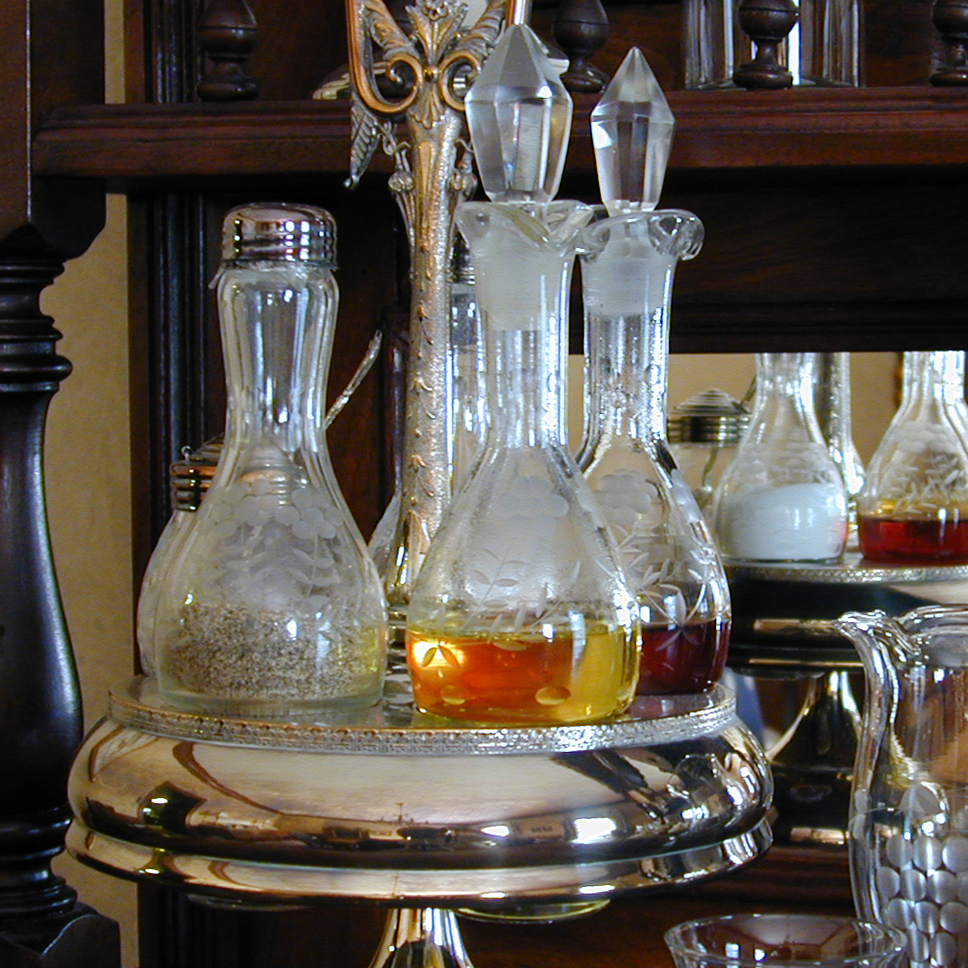
#> input picture original_image/Fig0637(a)(caster_stand_original).tif, 968 x 968 px
$ python '色彩直方图均衡化.py'
#> lines starting #> are read from the running program, lines starting #| are printed output that depends on the picture; after the words box and inside, x2 and y2 are one past the last pixel; in counts of white or black regions, pixels touching at a corner belong together
#> further down, original_image is the input picture: shape (968, 968, 3); mean R, G, B 91.8, 84.8, 76.7
import numpy as np
import imageio.v2 as imageio
import matplotlib.pyplot as plt
import os
import warnings
import matplotlib.gridspec as gridspec


def rgb_to_hsi(rgb_image):
    img_float = rgb_image.astype(float) / 255.0
    R, G, B = img_float[:, :, 0], img_float[:, :, 1], img_float[:, :, 2]
    H = np.zeros_like(R)
    S = np.zeros_like(R)
    I = (R + G + B) / 3.0
    min_rgb = np.minimum(np.minimum(R, G), B)
    with warnings.catch_warnings():
        warnings.simplefilter("ignore", RuntimeWarning)
        S = 1 - (3.0 / (R + G + B + 1e-6)) * min_rgb
    num = 0.5 * ((R - G) + (R - B))
    den = np.sqrt((R - G) ** 2 + (R - B) * (G - B))
    with warnings.catch_warnings():
        warnings.simplefilter("ignore", RuntimeWarning)
        theta = np.arccos(np.clip(num / (den + 1e-6), -1, 1))
    theta = np.degrees(theta)
    H[B <= G] = theta[B <= G]
    H[B > G] = 360 - theta[B > G]
    H[S == 0] = 0
    hsi_image = np.stack([H, S, I], axis=2)
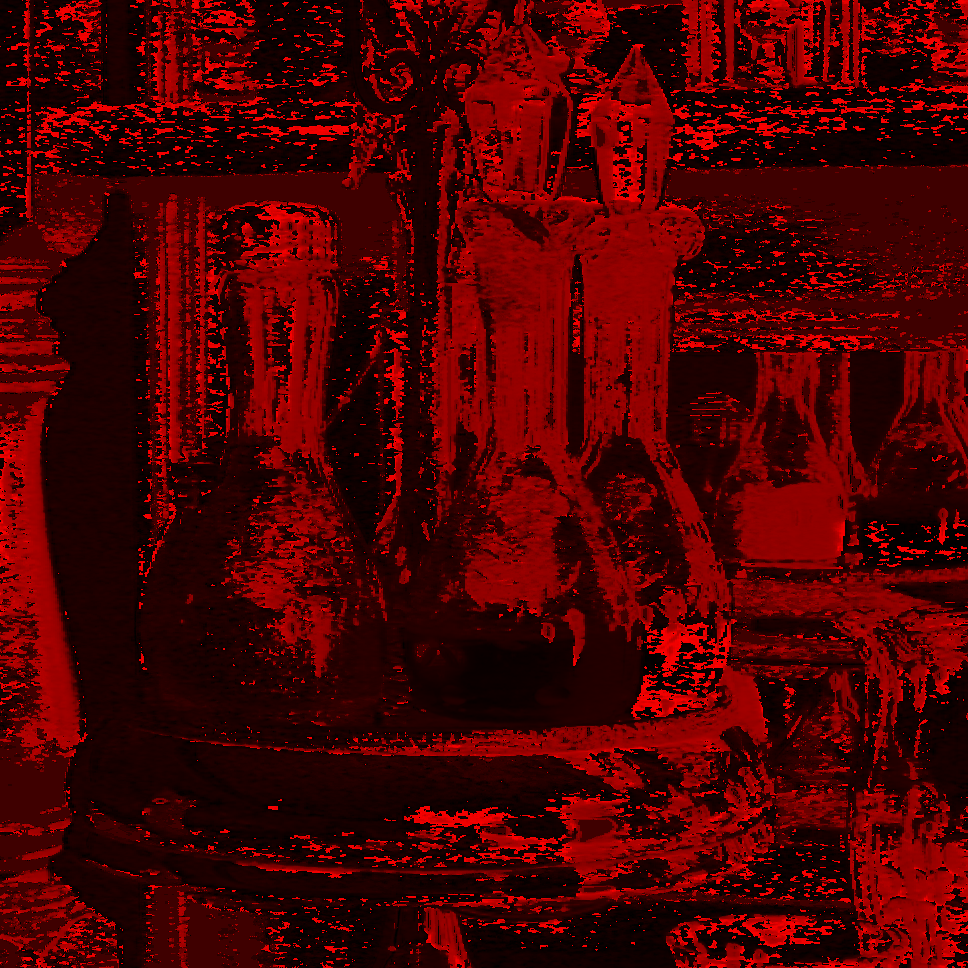
#> hsi_image: shape (968, 968, 3) float64; mean of channels 0, 1, 2 106.5, 0.2, 0.3; drawn with min black and max white
    return hsi_image


def hsi_to_rgb(hsi_image):
    H, S, I = hsi_image[:, :, 0], hsi_image[:, :, 1], hsi_image[:, :, 2]
    R, G, B = np.zeros_like(H), np.zeros_like(H), np.zeros_like(H)
    idx = (H >= 0) & (H < 120)
    B[idx] = I[idx] * (1 - S[idx])
    R[idx] = I[idx] * (1 + (S[idx] * np.cos(np.radians(H[idx]))) / np.cos(np.radians(60 - H[idx])))
    G[idx] = 3 * I[idx] - (R[idx] + B[idx])
    idx = (H >= 120) & (H < 240)
    H_prime = H[idx] - 120
    R[idx] = I[idx] * (1 - S[idx])
    G[idx] = I[idx] * (1 + (S[idx] * np.cos(np.radians(H_prime))) / np.cos(np.radians(60 - H_prime)))
    B[idx] = 3 * I[idx] - (R[idx] + G[idx])
    idx = (H >= 240) & (H < 360)
    H_prime = H[idx] - 240
    G[idx] = I[idx] * (1 - S[idx])
    B[idx] = I[idx] * (1 + (S[idx] * np.cos(np.radians(H_prime))) / np.cos(np.radians(60 - H_prime)))
    R[idx] = 3 * I[idx] - (G[idx] + B[idx])
    rgb_image = np.stack([R, G, B], axis=2)
    rgb_image = np.clip(rgb_image * 255, 0, 255).astype(np.uint8)
    return rgb_image


def histogram_equalization(intensity_channel):
    I_uint8 = np.clip(intensity_channel * 255, 0, 255).astype(np.uint8)
    hist, _ = np.histogram(I_uint8.flatten(), 256, [0, 256])
#> hist = 256 values, max 18491 at index 10, min 81 at index 0, mean 3660.2
    cdf = hist.cumsum()
#> cdf = 256 values from 81 to 937024
    cdf_m = np.ma.masked_equal(cdf, 0)
    cdf_m = (cdf_m - cdf_m.min()) * 255 / (cdf_m.max() - cdf_m.min())
    cdf = np.ma.filled(cdf_m, 0).astype('uint8')
#> cdf = 256 values from 0 to 255
    equalized_I_uint8 = cdf[I_uint8]
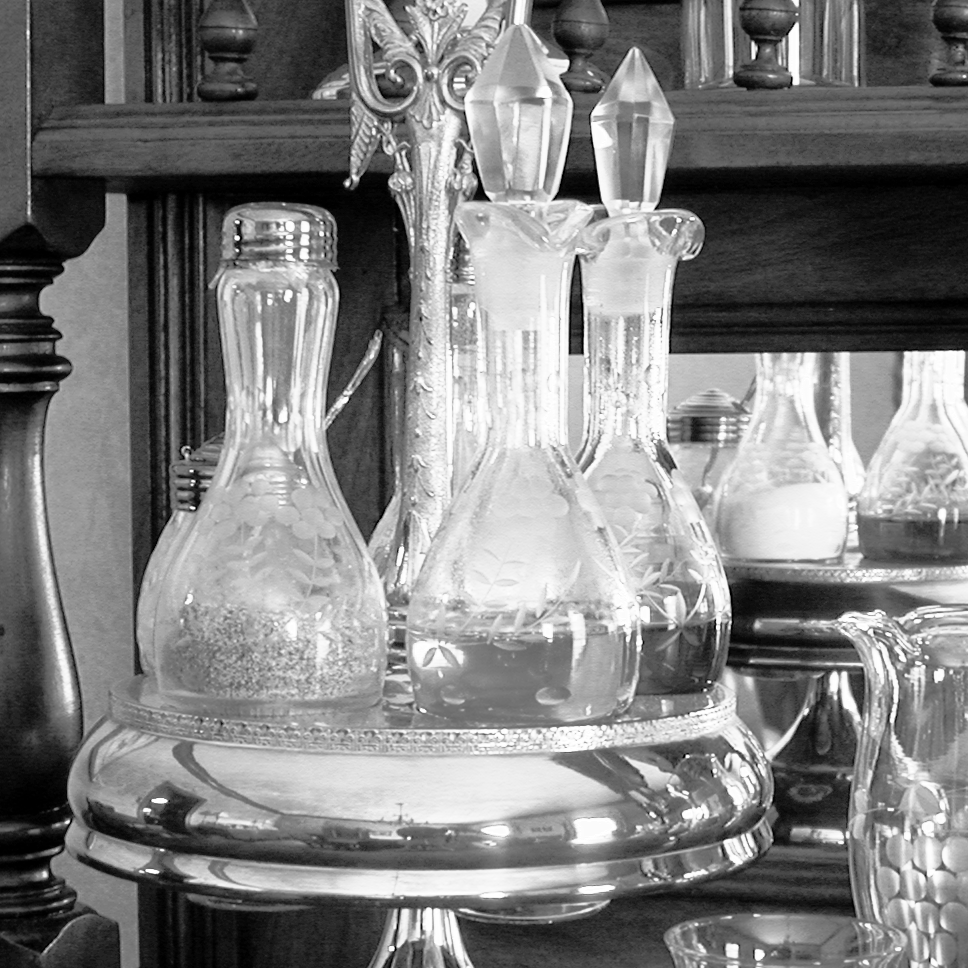
#> equalized_I_uint8: shape (968, 968); min 0, max 255, mean 127.8
    equalized_I_float = equalized_I_uint8.astype(float) / 255.0
    equalized_hist, _ = np.histogram(equalized_I_uint8.flatten(), 256, [0, 256])
#> equalized_hist = 256 values, max 18491 at index 22, min 0 at index 2, mean 3660.2
    transform_func = cdf / 255.0
#> transform_func = 256 values from 0 to 1
    return equalized_I_float, hist, equalized_hist, transform_func


def plot_panel_b(fig, spec, hist_orig, hist_eq, transform_func, median_orig, median_eq):
    gs_nested = gridspec.GridSpecFromSubplotSpec(2, 2, subplot_spec=spec, wspace=0.2, hspace=0.2)

    def style_ax(ax):
        ax.set_aspect('equal', adjustable='box')
        ax.set_xlim(0, 1)
        ax.set_ylim(0, 1)
        ticks = np.linspace(0, 1, 5)
        ax.set_xticks(ticks)
        ax.set_yticks(ticks)
        ax.set_xticklabels(['0', '', '', '', '1'])  # Added tick labels for grid
        ax.set_yticklabels(['0', '', '', '', '1'])  # Added tick labels for grid
        ax.grid(True, color='black', linewidth=0.75)
        ax.tick_params(length=0)

    ax_h = fig.add_subplot(gs_nested[0, 0])
    ax_h.plot([0, 1], [0, 1], 'k')
    ax_h.text(0.5, 0.5, 'H', ha='center', va='center', bbox={'facecolor': 'white', 'edgecolor': 'black'})
    style_ax(ax_h)

    ax_s = fig.add_subplot(gs_nested[0, 1])
    ax_s.plot([0, 1], [0, 1], 'k')
    ax_s.text(0.5, 0.5, 'S', ha='center', va='center', bbox={'facecolor': 'white', 'edgecolor': 'black'})
    style_ax(ax_s)

    ax_i = fig.add_subplot(gs_nested[1, 0])
    r = np.linspace(0, 1, 256)
    ax_i.plot(r, transform_func, 'k')
    ax_i.plot([median_orig, median_orig], [0, median_eq], 'k--')
    ax_i.plot([0, median_orig], [median_eq, median_eq], 'k--')
    ax_i.text(0.5, 0.5, 'I', ha='center', va='center', bbox={'facecolor': 'white', 'edgecolor': 'black'})
    style_ax(ax_i)
    # Specific labels for I plot
    ax_i.set_xticklabels(['0', '', '', '', '1'])
    ax_i.set_yticklabels(['0', '', '', '', '1'])
    ax_i.set_xlabel(f'{median_orig:.2f}', labelpad=-10)
    ax_i.set_ylabel(f'{median_eq:.2f}', labelpad=-10, rotation=0, ha='right')

    gs_hist = gridspec.GridSpecFromSubplotSpec(2, 1, subplot_spec=gs_nested[1, 1], hspace=0.1)
    ax_hist1 = fig.add_subplot(gs_hist[0])
    ax_hist2 = fig.add_subplot(gs_hist[1])
    ax_hist1.bar(range(256), hist_orig, color='black', width=1.0)
    ax_hist1.set_title(f'Before (median={median_orig:.2f})', fontsize=8)
    ax_hist2.bar(range(256), hist_eq, color='black', width=1.0)
    ax_hist2.set_title(f'After (median={median_eq:.2f})', fontsize=8)
    for ax in [ax_hist1, ax_hist2]:
        ax.set_yticks([])
        ax.set_xticks([])
        ax.set_xlim(0, 255)


if __name__ == "__main__":
    input_dir = "original_image"
    output_dir = "output_image"
    os.makedirs(output_dir, exist_ok=True)

    image_filename = "Fig0637(a)(caster_stand_original).tif"
    image_path = os.path.join(input_dir, image_filename)
    original_image = imageio.imread(image_path)
    base_name = os.path.splitext(image_filename)[0]

    hsi_orig = rgb_to_hsi(original_image)
    H_orig, S_orig, I_orig = hsi_orig[:, :, 0], hsi_orig[:, :, 1], hsi_orig[:, :, 2]

    I_eq, hist_orig, hist_eq, transform_func = histogram_equalization(I_orig)
#> hist_orig has the same summary as hist in histogram_equalization; hist_eq has the same summary as equalized_hist in histogram_equalization; transform_func = 256 values from 0 to 1
    hsi_c = np.stack([H_orig, S_orig, I_eq], axis=2)
    image_c = hsi_to_rgb(hsi_c)
#> in hsi_to_rgb, `idx = (H >= 0) & (H < 120)`:
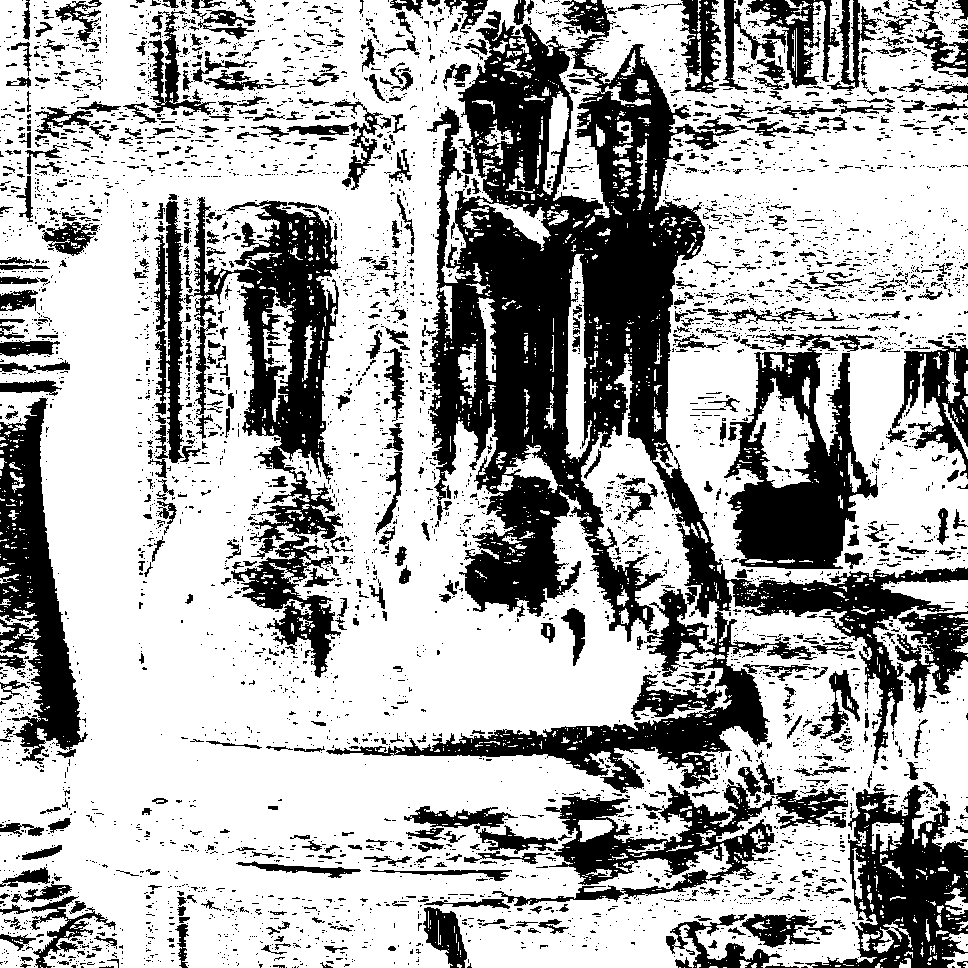
#> idx: shape (968, 968) bool; 67.5% white; 5106 black regions (4411 under 20 px), largest, box (x1, y1, x2, y2) and area: (326, 0, 968, 793) 116904, (184, 197, 343, 678) 25827, (724, 333, 878, 569) 17393
#> in hsi_to_rgb, `idx = (H >= 120) & (H < 240)`: idx: shape (968, 968) bool; 20.7% white; 3176 white regions (2815 under 20 px), largest, box (x1, y1, x2, y2) and area: (430, 16, 732, 642) 77604, (724, 352, 878, 569) 16062, (218, 249, 341, 477) 10716
#> in hsi_to_rgb, `idx = (H >= 240) & (H < 360)`: idx: shape (968, 968) bool; 11.9% white; 7595 white regions (6654 under 20 px), largest, box (x1, y1, x2, y2) and area: (0, 421, 42, 616) 3688, (644, 619, 737, 677) 2112, (404, 806, 558, 854) 1892
#> in hsi_to_rgb, `G[idx] = I[idx] * (1 - S[idx])`: G: shape (968, 968) float64; min 0, max 1.19, mean 0.501
#> in hsi_to_rgb, `B[idx] = I[idx] * (1 + (S[idx] * np.cos(np.radians(H_prime))) / np.cos..`: B: shape (968, 968) float64; min 0, max 1.28, mean 0.444
#> in hsi_to_rgb, `R[idx] = 3 * I[idx] - (G[idx] + B[idx])`: R: shape (968, 968) float64; min 0, max 1.42, mean 0.559

    S_d_pre = S_orig ** 0.75
    I_d_pre = I_orig ** 0.75
    I_d_eq, _, _, _ = histogram_equalization(I_d_pre)
    hsi_d = np.stack([H_orig, S_d_pre, I_d_eq], axis=2)
    image_d = hsi_to_rgb(hsi_d)
#> in hsi_to_rgb (call 2), `G[idx] = I[idx] * (1 - S[idx])`: G: shape (968, 968) float64; min 0, max 1.23, mean 0.501
#> in hsi_to_rgb (call 2), `B[idx] = I[idx] * (1 + (S[idx] * np.cos(np.radians(H_prime))) / np.cos..`: B: shape (968, 968) float64; min 0, max 1.41, mean 0.432
#> in hsi_to_rgb (call 2), `R[idx] = 3 * I[idx] - (G[idx] + B[idx])`:
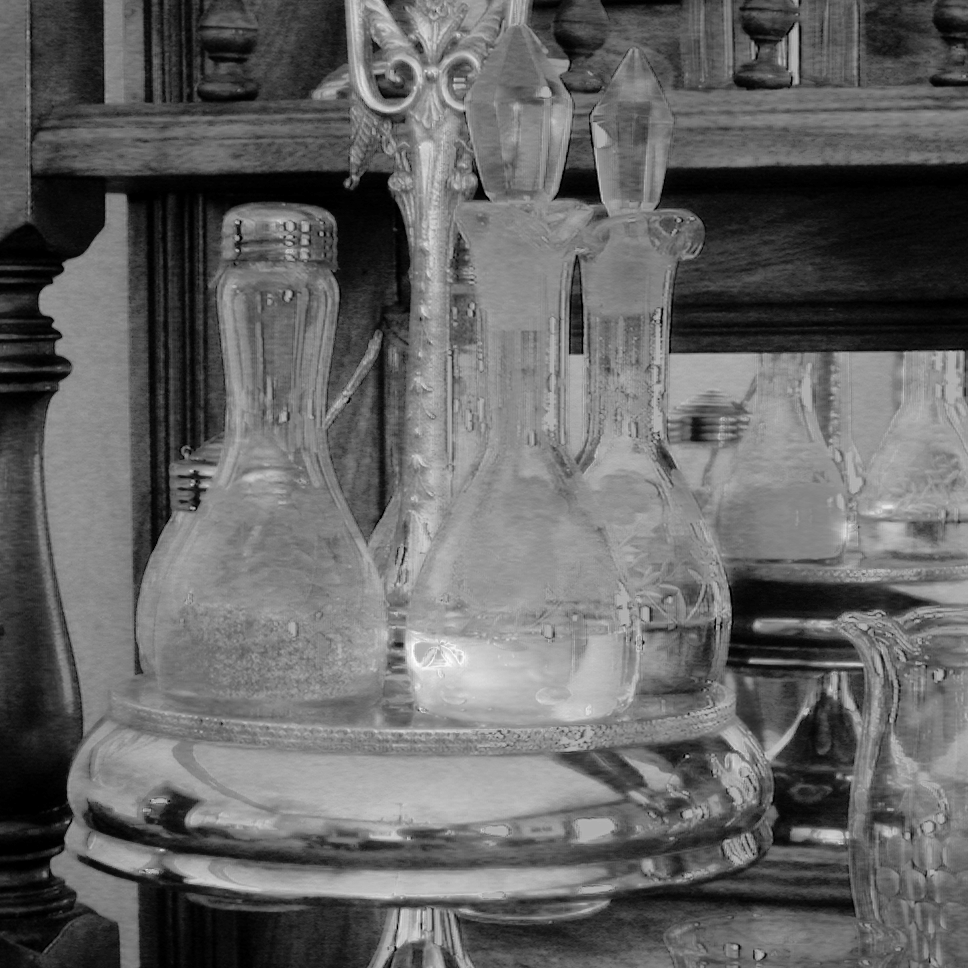
#> R: shape (968, 968) float64; min 0, max 1.43, mean 0.569; drawn with min black and max white

    fig = plt.figure(figsize=(10, 10))
    # Increased hspace to create more vertical separation between rows
    gs_main = gridspec.GridSpec(2, 2, figure=fig, wspace=0.05, hspace=0.3)
    fig.suptitle(f'HSI Histogram Equalization (Fig 6.35) - {image_filename}', fontsize=16)

    ax_a = fig.add_subplot(gs_main[0, 0])
    ax_a.imshow(original_image)
    ax_a.set_title('a) Original Image')
    ax_a.axis('off')

    median_orig = np.median(I_orig)
#> median_orig = 0.312
    median_eq = np.median(I_eq)
#> median_eq = 0.498
    plot_panel_b(fig, gs_main[0, 1], hist_orig, hist_eq, transform_func, median_orig, median_eq)
    ax_b_title = fig.add_subplot(gs_main[0, 1])
    ax_b_title.set_title('b) Transformations and Histograms')
    ax_b_title.axis('off')

    ax_c = fig.add_subplot(gs_main[1, 0])
    ax_c.imshow(image_c)
    ax_c.set_title('c) Intensity Equalized')
    ax_c.axis('off')

    ax_d = fig.add_subplot(gs_main[1, 1])
    ax_d.imshow(image_d)
    ax_d.set_title('d) Sat. & Int. Adjusted, then Int. Equalized')
    ax_d.axis('off')

    plt.tight_layout(rect=[0, 0.03, 1, 0.95])

    combined_output_path = os.path.join(output_dir, f"{base_name}_hsi_equalization_results.png")
    plt.savefig(combined_output_path, bbox_inches='tight')
    plt.close()
